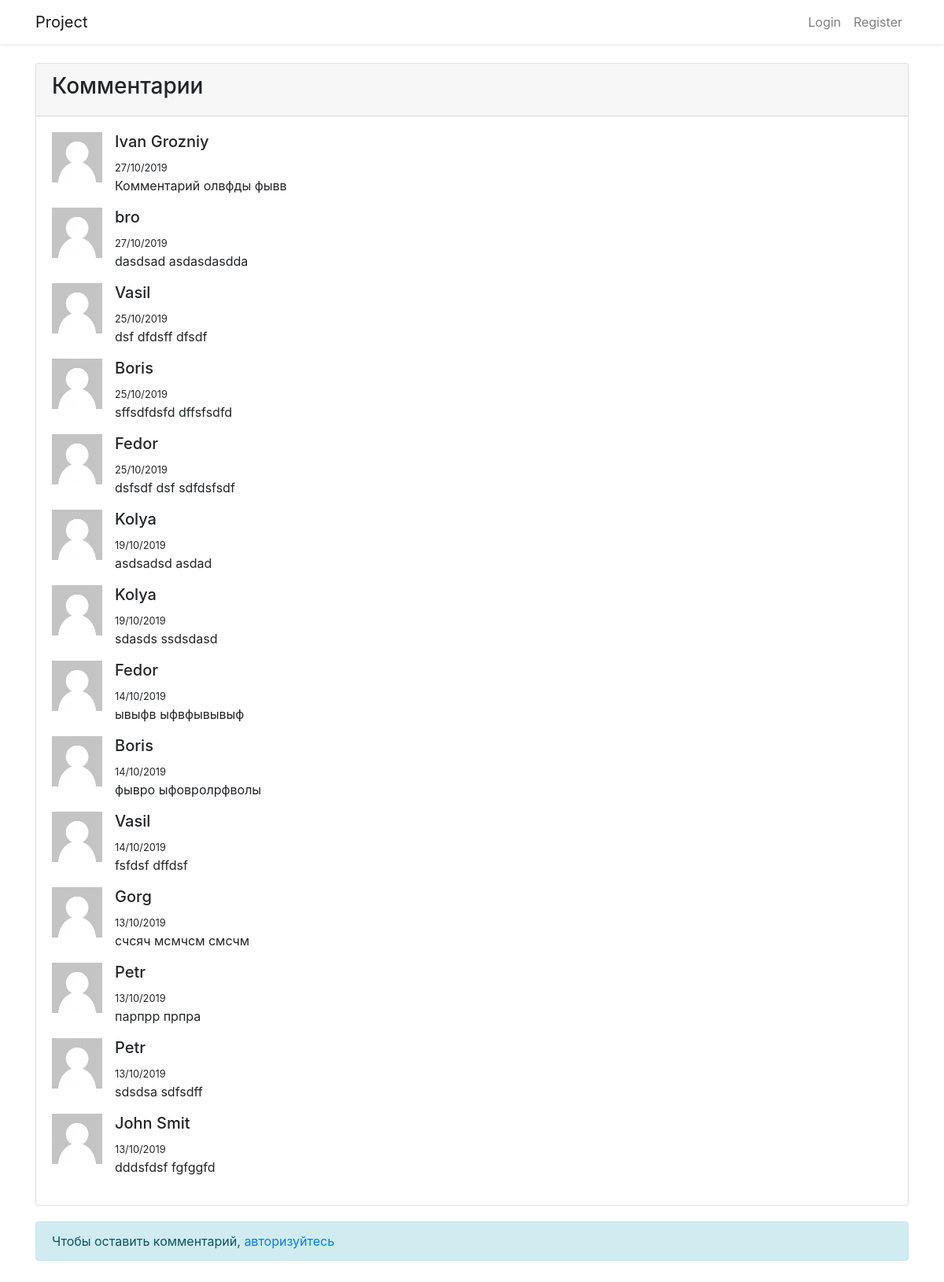
Before: / with the older database file.
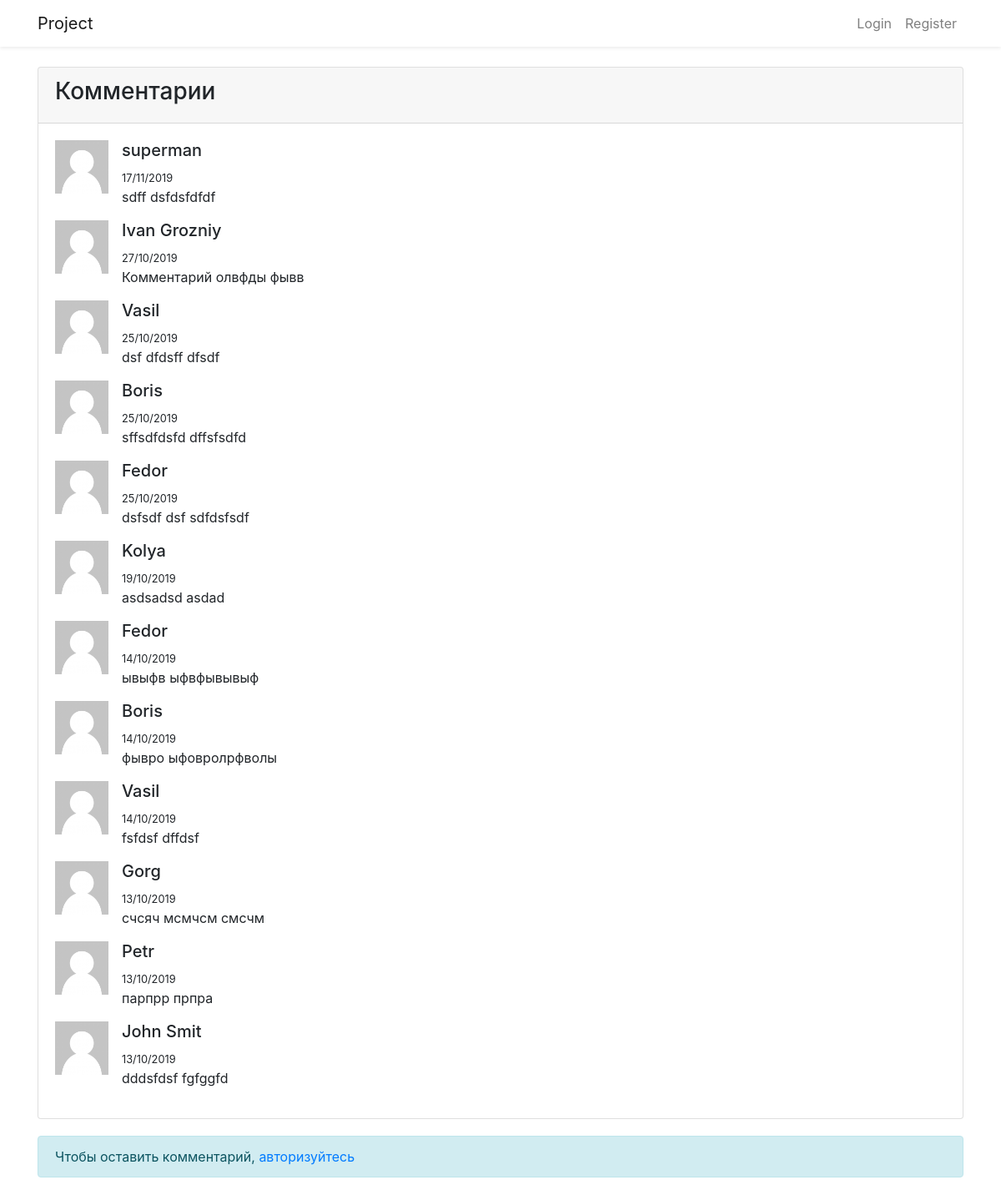
After: the same page with the newer database file.
### tables this page shows
CREATE TABLE `comments` (
  `id` int(11) NOT NULL,
  `comment` text NOT NULL,
  `date` timestamp NOT NULL DEFAULT CURRENT_TIMESTAMP,
  `user_id` int(11) NOT NULL,
  `status` int(1) NOT NULL DEFAULT '0'
);

CREATE TABLE `users` (
  `id` int(11) NOT NULL,
  `name` varchar(255) NOT NULL,
  `email` varchar(255) NOT NULL,
  `password` varchar(255) NOT NULL,
  `image` varchar(255) DEFAULT NULL
);

### index.php (the view, shortened to what this page needs)
<?php
require_once($_SERVER["DOCUMENT_ROOT"].'/lib/header.php');
?>
        <main class="py-4">
            <div class="container">
                <div class="row justify-content-center">
                    <div class="col-md-12">
                        <div class="card">
                            <div class="card-header"><h3>Комментарии</h3></div>
                            <div class="card-body">
                              <?php
                              $sql = "SELECT c.comment, c.date, u.name, u.image
                                        FROM comments c INNER JOIN users u
                                          ON c.user_id = u.id AND c.status = 0
                                            ORDER BY c.date DESC";
                              $statement = $pdo->query($sql);
                              while($resultComment = $statement->fetch(PDO::FETCH_ASSOC))
                              {
                              ?>
                                <div class="media">
                                  <img src="<?php echo PATH_DIR_UPLOAD?>/<?php
                                    if(empty($resultComment['image']))
                                      echo 'no-user.jpg';
                                    else
                                      echo $resultComment['image'];
                                    ?>" class="mr-3" alt="<?php echo $resultComment['name']?>" width="64" height="64">
                                  <div class="media-body">
                                    <h5 class="mt-0"><?php echo $resultComment['name']?></h5>
                                    <span><small><?php echo date ('d/m/Y', strtotime($resultComment['date']))?></small></span>
                                    <p><?php echo $resultComment['comment']?></p>
                                  </div>
                                </div>
                              <?php
                              }
                              ?>
                            </div>
                        </div>
                    </div>
                    <div class="col-md-12" style="margin-top: 20px;">
                      <?php
                      if(isset($_SESSION['email']))
                      {
                      ?>
                        <div class="card">
                            <div class="card-header"><h3>Оставить комментарий</h3></div>
                            <div class="card-body">
                                <form id="form-comments" action="/lib/form_comments_store.php" method="post">
                                  <input type="hidden" name="user_id" value="<?php echo $_SESSION['id'];?>" />
                                  <div class="form-group">
                                    <label for="text">Сообщение</label>
                                    <textarea id="text" name="comment" class="form-control" rows="3"></textarea>
                                    <?php
                                    if(isset($_SESSION['comment_empty']))
                                    {
                                    ?>
                                      <div class="alert alert-danger" role="alert"><?php echo $_SESSION['comment_empty']?></div>
                                    <?php
                                      unset($_SESSION['comment_empty']);
                                    }
                                    ?>
                                  </div>
                                  <button id="button-comments" type="submit" class="btn btn-success">Отправить</button>
                                </form>
                            </div>
                        </div>
                      <?php
                      }
                      else
                      {
                      ?>
                        <div class="alert alert-info" role="alert">
                          Чтобы оставить комментарий, <a href="/login.php">авторизуйтесь</a>
                        </div>
                      <?php
                      }
                      ?>
                    </div>
                </div>
            </div>
        </main>
<?php
require_once($_SERVER["DOCUMENT_ROOT"].'/lib/footer.php');
?>

### lib/header.php (shortened to what this page needs)
<!DOCTYPE html>
<html lang="en">
<head>
    <link href="css/app.css" rel="stylesheet">
    <link rel="stylesheet" href="https://maxcdn.bootstrapcdn.com/bootstrap/4.0.0-alpha.4/css/bootstrap.min.css">
</head>
<body>
    <div id="app">
      <nav class="navbar navbar-expand-md navbar-light bg-white shadow-sm">
          <div class="container">
              <a class="navbar-brand" href="/">
                  Project
              </a>
              <div class="collapse navbar-collapse" id="navbarSupportedContent">
                  <ul class="navbar-nav ml-auto">
                    <?php
                    if(isset($_SESSION['name']))
                    {
                    ?>
                      <div class="btn-group" role="group">
                        <button id="btnGroupDrop1" type="button" class="btn btn-secondary dropdown-toggle" data-toggle="dropdown" aria-haspopup="true" aria-expanded="false">
                          <?php echo $_SESSION['name']; ?>
                        </button>
                        <div class="dropdown-menu" aria-labelledby="btnGroupDrop1">
                          <a class="dropdown-item" href="/profile.php">Профиль</a>
                          <a class="dropdown-item" href="/admin.php">Админка</a>
                          <a class="dropdown-item" href="<?php echo $_SERVER['PHP_SELF'] . '?logout=yes';?>">Выйти</a>
                        </div>
                      </div>
                    <?php
                    }
                    else
                    {
                    ?>
                      <li class="nav-item">
                          <a class="nav-link" href="login.php">Login</a>
                      </li>
                      <li class="nav-item">
                          <a class="nav-link" href="register.php">Register</a>
                      </li>
                    <?php
                    }
                    ?>
                  </ul>
              </div>
          </div>
      </nav>

### lib/footer.php (shortened to what this page needs)
    </div>
  </body>
</html>

Changed rows visible on the page:
no longer on this page (row edited): comments: user.name "bro", date "27/10/2019", comment "dasdsad asdasdasdda"
removed comments: user.name "Kolya", date "19/10/2019", comment "sdasds ssdsdasd"
removed comments: user.name "Petr", date "13/10/2019", comment "sdsdsa sdfsdff"
added comments: user.name "superman", date "17/11/2019", comment "sdff dsfdsfdfdf"
